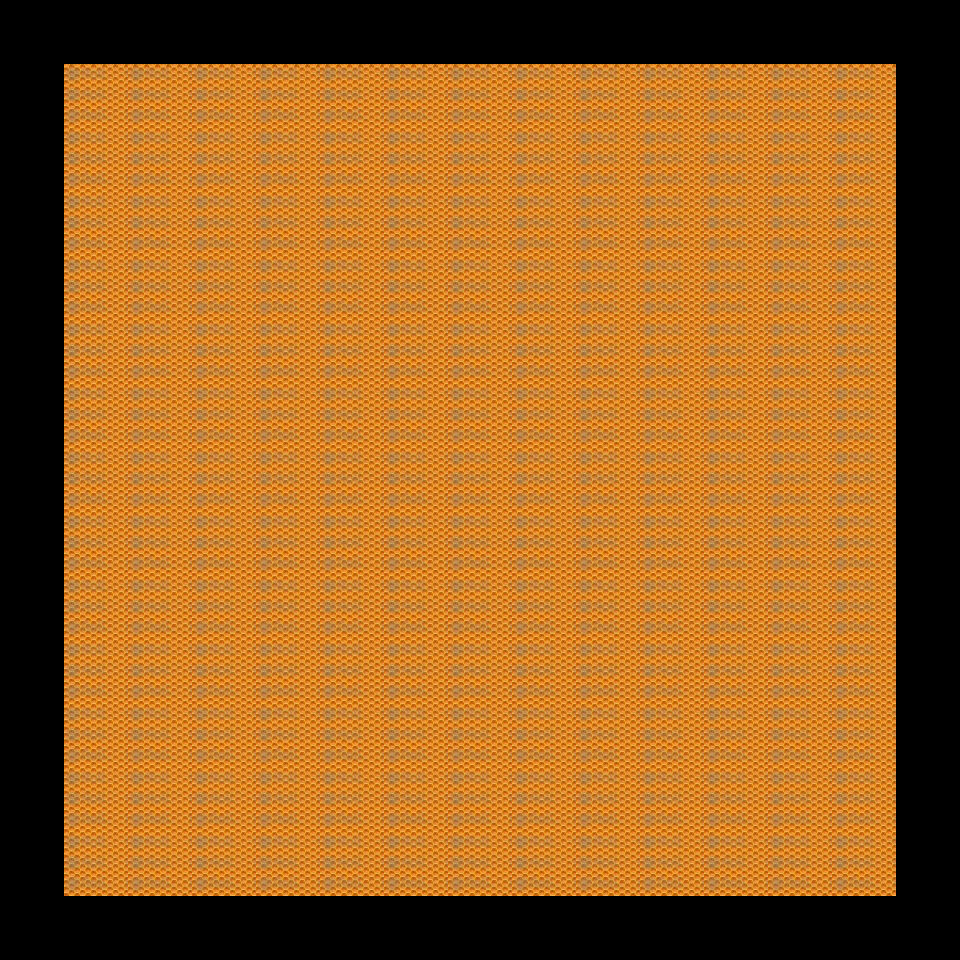

A 2D game scene composited from a Tiled map and its tileset images. What follows is a short description and the map's XML, with every tile layer's data as written:
An orthogonal 15x15 tile map with 64x64 px tiles, 2 tile layers (Tile Layer 1, Tile Layer 2).

<map version="1.10" tiledversion="1.10.2" orientation="orthogonal" renderorder="right-down" width="15" height="15" tilewidth="64" tileheight="64" infinite="0" nextlayerid="3" nextobjectid="1">
 <tileset firstgid="1" name="bee_level" tilewidth="64" tileheight="64" tilecount="2" columns="0">
  <grid orientation="orthogonal" width="1" height="1" />
  <tile id="0">
   <image width="64" height="64" source="base_tile.png" />
  </tile>
  <tile id="1">
   <image width="64" height="64" source="beehive.png" />
  </tile>
 </tileset>
 <layer id="1" name="Tile Layer 1" width="15" height="15">
  <data encoding="csv">
2,2,2,2,2,2,2,2,2,2,2,2,2,2,2,
2,2,2,2,2,2,2,2,2,2,2,2,2,2,2,
2,2,2,2,2,2,2,2,2,2,2,2,2,2,2,
2,2,2,2,2,2,2,2,2,2,2,2,2,2,2,
2,2,2,2,2,2,2,2,2,2,2,2,2,2,2,
2,2,2,2,2,2,2,2,2,2,2,2,2,2,2,
2,2,2,2,2,2,2,2,2,2,2,2,2,2,2,
2,2,2,2,2,2,2,2,2,2,2,2,2,2,2,
2,2,2,2,2,2,2,2,2,2,2,2,2,2,2,
2,2,2,2,2,2,2,2,2,2,2,2,2,2,2,
2,2,2,2,2,2,2,2,2,2,2,2,2,2,2,
2,2,2,2,2,2,2,2,2,2,2,2,2,2,2,
2,2,2,2,2,2,2,2,2,2,2,2,2,2,2,
2,2,2,2,2,2,2,2,2,2,2,2,2,2,2,
2,2,2,2,2,2,2,2,2,2,2,2,2,2,2
</data>
 </layer>
 <layer id="2" name="Tile Layer 2" width="15" height="15">
  <data encoding="csv">
1,1,1,1,1,1,1,1,1,1,1,1,1,1,1,
1,0,0,0,0,0,0,0,0,0,0,0,0,0,1,
1,0,0,0,0,0,0,0,0,0,0,0,0,0,1,
1,0,0,0,0,0,0,0,0,0,0,0,0,0,1,
1,0,0,0,0,0,0,0,0,0,0,0,0,0,1,
1,0,0,0,0,0,0,0,0,0,0,0,0,0,1,
1,0,0,0,0,0,0,0,0,0,0,0,0,0,1,
1,0,0,0,0,0,0,0,0,0,0,0,0,0,1,
1,0,0,0,0,0,0,0,0,0,0,0,0,0,1,
1,0,0,0,0,0,0,0,0,0,0,0,0,0,1,
1,0,0,0,0,0,0,0,0,0,0,0,0,0,1,
1,0,0,0,0,0,0,0,0,0,0,0,0,0,1,
1,0,0,0,0,0,0,0,0,0,0,0,0,0,1,
1,0,0,0,0,0,0,0,0,0,0,0,0,0,1,
1,1,1,1,1,1,1,1,1,1,1,1,1,1,1
</data>
 </layer>
</map>
